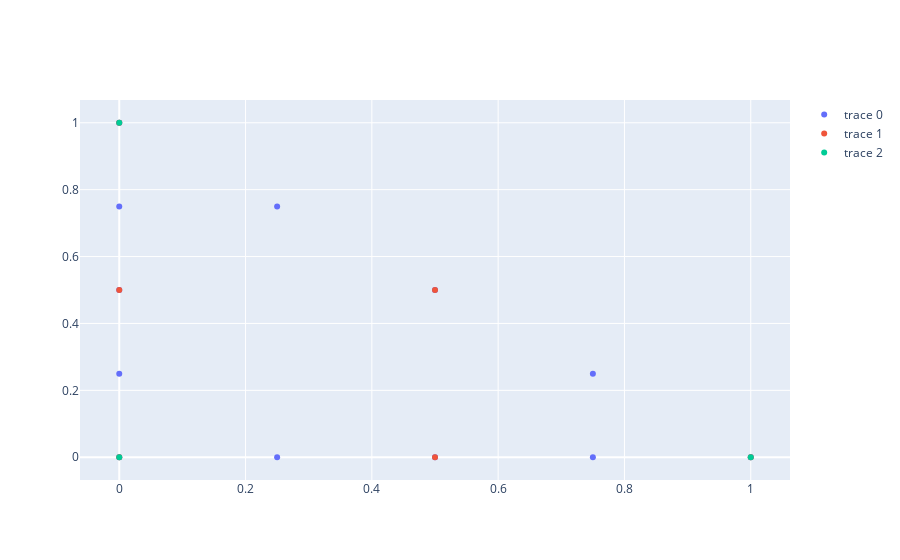

The code cell stored with this chart in its notebook:
### Code cell
go.Figure(data=[
    go.Scatter(x=V_fem[:, 0], y=V_fem[:, 1], mode='markers'),
    go.Scatter(x=V_mid[:, 0], y=V_mid[:, 1], mode='markers'),
    go.Scatter(x=V_coll[:, 0], y=V_coll[:, 1], mode='markers'),
])

### Figure 1 — Plotly figure (JSON) as saved in the notebook; plotly's stock layout.template omitted (floating-point values rounded to 4 significant figures)
{"data": [{"mode": "markers", "type": "scatter", "x": [0, 1, 0, 0.25, 0.5, 0.75, 0.75, 0.5, 0.25, 0, 0, 0], "y": [0, 0, 1, 0, 0, 0, 0.25, 0.5, 0.75, 0.25, 0.5, 0.75]}, {"mode": "markers", "type": "scatter", "x": [0, 1, 0, 0.5, 0.5, 0], "y": [0, 0, 1, 0, 0.5, 0.5]}, {"mode": "markers", "type": "scatter", "x": [0, 1, 0], "y": [0, 0, 1]}], "layout": {}}
